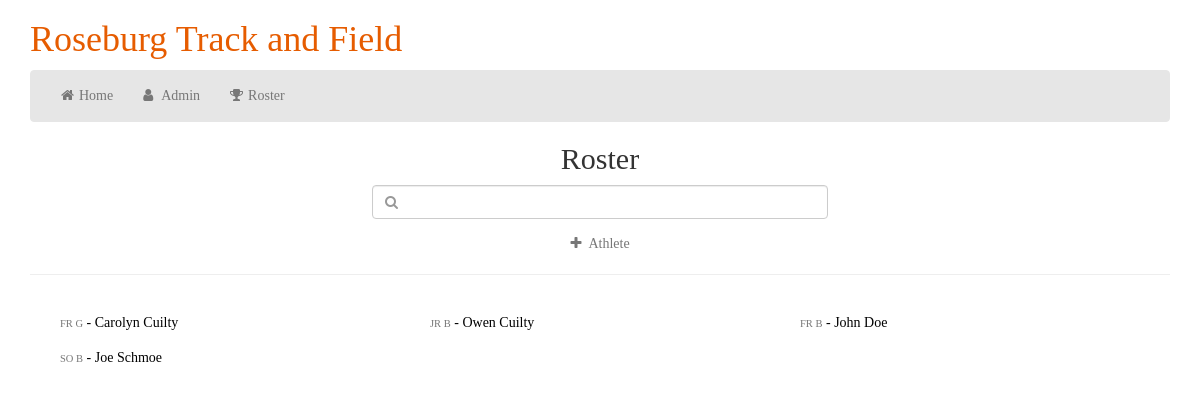
Page /track/athletes/ on the earlier database version.
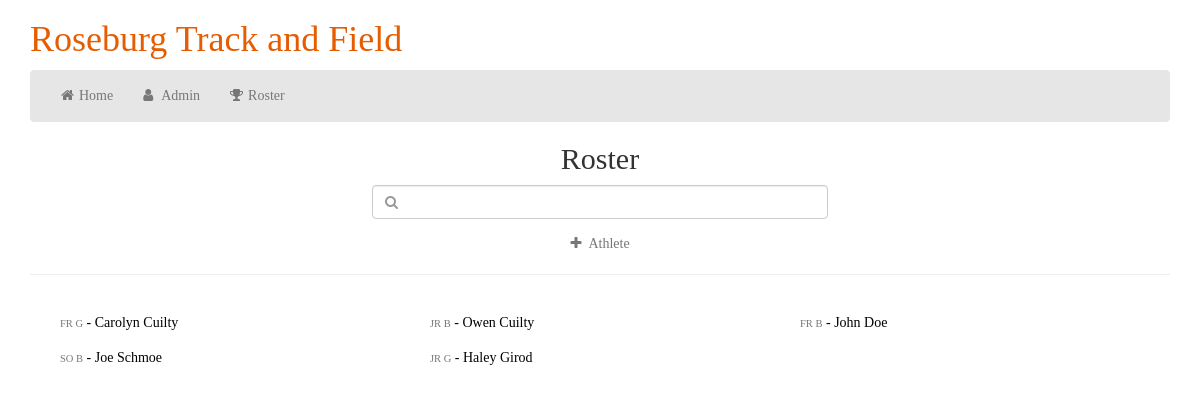
Same page on the later database version.
### track/models.py (models this page shows, shortened)
class Athlete(models.Model):
	FRESHMAN = 'FR'
	SOPHOMORE = 'SO'
	JUNIOR = 'JR'
	SENIOR = 'SR'
	CHOICES = (
		(FRESHMAN, 'Freshman'),
		(SOPHOMORE, 'Sophomore'),
		(JUNIOR, 'Junior'),
		(SENIOR, 'Senior'),
	)
	BOY = 'B'
	GIRL = 'G'
	OPTIONS = (
		(BOY, 'Boy'),
		(GIRL, 'Girl'),
	)
	gender = models.CharField(max_length=1, choices=OPTIONS, null=False)
	year = models.CharField(max_length=2, choices=CHOICES, default=FRESHMAN)
	first_name = models.CharField(max_length=20, null=False)
	last_name = models.CharField(max_length=20, null=False)
	class Meta:
		unique_together = ('first_name', 'last_name')

### track/views.py (the view)
def AthleteList(request):
	if 'search_term' in request.GET:
		results = Athlete.objects.filter(
				Q(last_name__icontains=request.GET['search_term']) |
				Q(first_name__icontains=request.GET['search_term']))
		if len(results) == 1:
			url = reverse('track:athlete_profile', args=(results[0].id,))
			return redirect(url)
		else:
			return render(request, 'track/athlete_list.html', { 'athletes' : results })
	else:
		all = Athlete.objects.all()
		return render(request, 'track/athlete_list.html', { 'athletes' : all })

### track/templates/track/athlete_list.html (shortened to what this page needs)
{% load staticfiles %}
<!DOCTYPE html>
  <html>
    <head>
      <link rel="stylesheet"
      href="http://maxcdn.bootstrapcdn.com/bootstrap/3.2.0/css/bootstrap.min.css">
      <link rel="stylesheet"
      href="//maxcdn.bootstrapcdn.com/font-awesome/4.2.0/css/font-awesome.min.css">
      <link rel="stylesheet" type="text/css" href="{% static 'track/base.css' %}" />
      <link rel="stylesheet" type="text/css" href="{% static 'track/profile.css' %}" />
    </head>
  <body>
    <div class="container">
  	  <h1>Roseburg Track and Field</h1>
      <nav class="navbar navbar-default" role="navigation">
        <div class="container-fluid">
          <div>
            <ul class="nav navbar-nav">
              <li><a href="{% url 'track:index' %}"><i class="fa fa-home fa-fw"></i>Home</a></li>
              <li><a href="{% url 'admin:index' %}"><i class="fa fa-user fa-fw"></i>Admin</a></li>
              <li><a href="{% url 'track:athlete_list' %}"><i class="fa fa-trophy fa-fw"></i>Roster</a></li>
            </ul>
          </div>
        </div>
      </nav>
      <h2 class="text-center">Roster</h2>
      <form role="form" action="/track/athletes/" method="GET">
        <div class="form-group">
          <input type="text" class="form-control" name="search_term"
          placeholder="&#xf002;">
        </div>
      </form>
      <p class="text-center">
        <a id="add" href="{% url 'track:athlete_create_form' %}">
          <i class="fa fa-plus fa-fw"></i>Athlete
        </a>
      </p>
      <hr>
      <div class="container-fluid">
        {% if athletes %}
          {% for a in athletes %}
            <div class="col-md-4">
              <ul class="list-unstyled">
                <li>
                  <h5><small>{{ a.year }} {{ a.gender }}</small>
                  <a href="{% url 'track:athlete_profile' a.id %}"> - {{a.first_name}} {{a.last_name}}</a></h5>
                </li>
              </ul>
            </div>
          {% endfor %}
        {% else %}
          <p class="text-center"> No Results </p>
        {% endif %}
      </div>
    </div>
  </body>
</html>

Differences in the rows shown:
added Athlete: year "JR", gender "G", first_name "Haley", last_name "Girod"
